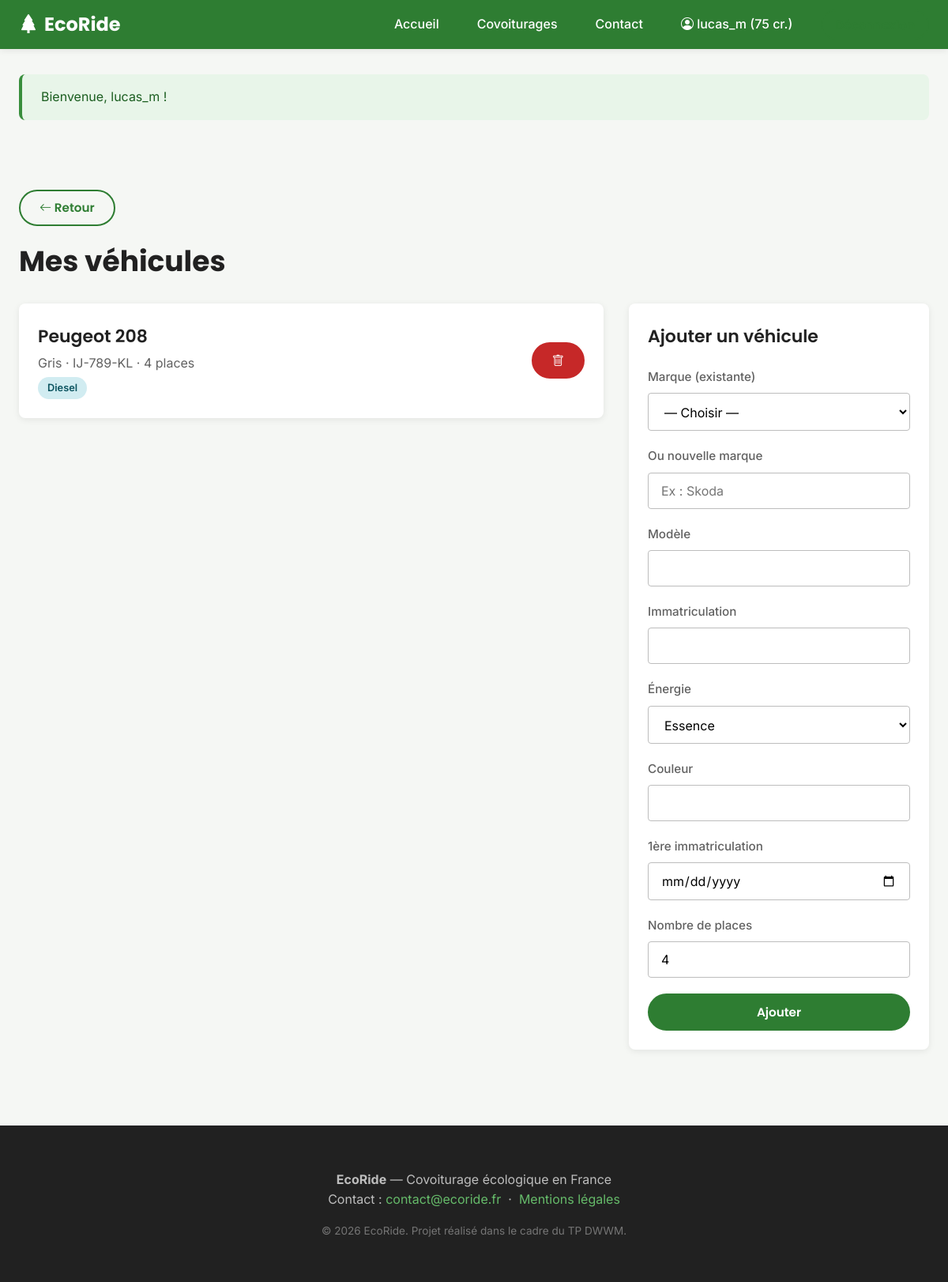
/mon-espace/vehicules (signed in), run on the app's committed database.
### tables this page shows
CREATE TABLE voiture (
    voiture_id                       INT AUTO_INCREMENT PRIMARY KEY,
    utilisateur_id                   INT NOT NULL,
    marque_id                        INT NOT NULL,
    modele                           VARCHAR(50) NOT NULL,
    immatriculation                  VARCHAR(15) NOT NULL UNIQUE,
    energie                          ENUM('essence','diesel','electrique','hybride','gpl') NOT NULL,
    couleur                          VARCHAR(30),
    date_premiere_immatriculation    DATE,
    nb_places                        TINYINT NOT NULL DEFAULT 4,
    FOREIGN KEY (utilisateur_id) REFERENCES utilisateur(utilisateur_id) ON DELETE CASCADE,
    FOREIGN KEY (marque_id)      REFERENCES marque(marque_id),
    INDEX idx_energie (energie)
);

CREATE TABLE marque (
    marque_id      INT AUTO_INCREMENT PRIMARY KEY,
    libelle        VARCHAR(50) NOT NULL UNIQUE
);

### src/controllers/UserController.php (called while the page is built, shortened)
<?php
final class UserController extends Controller
{
    public function vehicules(): void
    {
        $voitures = Voiture::findByUser(Auth::id());
        $marques  = Marque::all();
        $this->view('user/vehicules', [
            'pageTitle' => 'Mes véhicules',
            'voitures'  => $voitures,
            'marques'   => $marques,
        ]);
    }
}

### public/index.php (called while the page is built, shortened)
<?php
$config = require __DIR__ . '/../config/config.php';
require __DIR__ . '/../src/Helpers/functions.php';
$router = new App\Core\Router();
$method = $_SERVER['REQUEST_METHOD'] ?? 'GET';
$uri    = $_SERVER['REQUEST_URI'] ?? '/';
try {
    $router->dispatch($method, $uri);
} catch (Throwable $e) {
    if ($config['app']['debug']) {
        echo '<pre style="padding:20px;background:#fee;color:#900;font-family:monospace">';
        echo 'Erreur : ' . htmlspecialchars($e->getMessage()) . "\n\n";
        echo $e->getTraceAsString();
        echo '</pre>';
    } else {
        http_response_code(500);
        require __DIR__ . '/../views/errors/500.php';
    }
}

### src/Core/Auth.php (called while the page is built, shortened)
<?php
final class Auth
{
    public static function id(): ?int
    {
        return $_SESSION['user']['id'] ?? null;
    }
}

### config/config.php (called while the page is built, shortened)
<?php
if (!function_exists('env')) {
    function env(string $key, mixed $default = null): mixed
    {
        $value = $_ENV[$key] ?? $_SERVER[$key] ?? getenv($key);
        return match (strtolower((string) $value)) {
            'true', '(true)'   => true,
            'false', '(false)' => false,
            'null', '(null)'   => null,
            'empty', '(empty)' => '',
            default            => $value,
        };
    }
}
return [
    'app' => [
        'name'   => env('APP_NAME', 'EcoRide'),
        'env'    => env('APP_ENV', 'production'),
        'url'    => env('APP_URL', 'http://localhost:8000'),
        'debug'  => (bool) env('APP_DEBUG', false),
        'secret' => env('APP_SECRET', ''),
    ],
    'db' => [
        'host'     => env('DB_HOST', 'localhost'),
        'port'     => (int) env('DB_PORT', 3306),
        'name'     => env('DB_NAME', 'ecoride'),
        'user'     => env('DB_USER', 'root'),
        'password' => env('DB_PASSWORD', ''),
        'charset'  => 'utf8mb4',
    ],
    'mongo' => [
        'uri' => env('MONGO_URI', 'mongodb://localhost:27017'),
        'db'  => env('MONGO_DB', 'ecoride_nosql'),
    ],
    'mail' => [
        'host'     => env('MAIL_HOST', 'smtp.gmail.com'),
        'port'     => (int) env('MAIL_PORT', 587),
        'username' => env('MAIL_USERNAME', ''),
        'password' => env('MAIL_PASSWORD', ''),
        'from'     => env('MAIL_FROM_ADDRESS', 'noreply@ecoride.local'),
        'from_name'=> env('MAIL_FROM_NAME', 'EcoRide'),
    ],
];

### src/Core/Database.php (called while the page is built, shortened)
<?php
final class Database
{
    private static ?PDO $instance = null;
    public static function getInstance(): PDO
    {
        if (self::$instance === null) {
            $config = require __DIR__ . '/../../config/config.php';
            $db = $config['db'];
            $dsn = sprintf(
                'mysql:host=%s;port=%d;dbname=%s;charset=%s',
                $db['host'],
                $db['port'],
                $db['name'],
                $db['charset'],
            );
            try {
                self::$instance = new PDO($dsn, $db['user'], $db['password'], [
                    PDO::ATTR_ERRMODE            => PDO::ERRMODE_EXCEPTION,
                    PDO::ATTR_DEFAULT_FETCH_MODE => PDO::FETCH_ASSOC,
                    PDO::ATTR_EMULATE_PREPARES   => false,
                ]);
            } catch (PDOException $e) {
                throw new RuntimeException(
                    'Connexion à la base relationnelle impossible : ' . $e->getMessage(),
                    (int) $e->getCode(),
                );
            }
        }
        return self::$instance;
    }
}

### src/models/Voiture.php (called while the page is built, shortened)
<?php
final class Voiture
{
    public static function findByUser(int $userId): array
    {
        $stmt = Database::getInstance()->prepare(
            'SELECT v.*, m.libelle AS marque_libelle
             FROM voiture v
             INNER JOIN marque m ON m.marque_id = v.marque_id
             WHERE v.utilisateur_id = :id
             ORDER BY v.voiture_id DESC'
        );
        $stmt->execute(['id' => $userId]);
        return $stmt->fetchAll();
    }
}

### src/Core/Security.php (called while the page is built, shortened)
<?php
final class Security
{
    public static function escape(?string $value): string
    {
        return htmlspecialchars($value ?? '', ENT_QUOTES | ENT_HTML5, 'UTF-8');
    }
}

### src/helpers/functions.php (called while the page is built, shortened)
<?php
if (!function_exists('e')) {
    function e(?string $value): string
    {
        return Security::escape($value);
    }
}

### views/user/vehicules.php (the view, shortened to what this page needs)
<div class="container">
    <a href="/mon-espace" class="btn btn-secondary" style="margin-bottom:1rem">
        <i class="bi bi-arrow-left"></i> Retour
    </a>
    <h1>Mes véhicules</h1>
    <div style="display:grid;grid-template-columns:1fr 380px;gap:2rem">
        <div>
            <?php if (empty($voitures)): ?>
                <div class="card">
                    <p>Vous n'avez encore ajouté aucun véhicule. Ajoutez-en un pour pouvoir proposer des trajets.</p>
                </div>
            <?php else: ?>
                <?php foreach ($voitures as $v): ?>
                    <div class="card" style="margin-bottom:1rem">
                        <div style="display:flex;justify-content:space-between;align-items:center;flex-wrap:wrap;gap:1rem">
                            <div>
                                <h3 style="margin:0"><?= e($v['marque_libelle']) ?> <?= e($v['modele']) ?></h3>
                                <p style="margin:0.25rem 0;color:var(--color-text-muted)">
                                    <?= e($v['couleur']) ?> · <?= e($v['immatriculation']) ?> · <?= e($v['nb_places']) ?> places
                                </p>
                                <?php if ($v['energie'] === 'electrique'): ?>
                                    <span class="badge badge-eco">Électrique</span>
                                <?php else: ?>
                                    <span class="badge badge-info"><?= e(ucfirst($v['energie'])) ?></span>
                                <?php endif; ?>
                            </div>
                            <form method="post" action="/mon-espace/vehicules/<?= $v['voiture_id'] ?>/supprimer">
                                <button class="btn btn-danger" data-confirm="Supprimer ce véhicule ?">
                                    <i class="bi bi-trash"></i>
                                </button>
                            </form>
                        </div>
                    </div>
                <?php endforeach; ?>
            <?php endif; ?>
        </div>
        <aside class="card" style="height:fit-content">
            <h3 style="margin-top:0">Ajouter un véhicule</h3>
            <form method="post" action="/mon-espace/vehicules">
                <div class="form-group">
                    <label class="form-label">Marque (existante)</label>
                    <select name="marque_id" class="form-control">
                        <option value="">— Choisir —</option>
                    </select>
                </div>
                <div class="form-group">
                    <label class="form-label">Ou nouvelle marque</label>
                    <input type="text" name="marque_nouvelle" class="form-control" placeholder="Ex : Skoda">
                </div>
                <div class="form-group">
                    <label class="form-label">Modèle</label>
                    <input type="text" name="modele" class="form-control" required>
                </div>
                <div class="form-group">
                    <label class="form-label">Immatriculation</label>
                    <input type="text" name="immatriculation" class="form-control" required maxlength="15" style="text-transform:uppercase">
                </div>
                <div class="form-group">
                    <label class="form-label">Énergie</label>
                    <select name="energie" class="form-control" required>
                        <option value="essence">Essence</option>
                    </select>
                </div>
                <div class="form-group">
                    <label class="form-label">Couleur</label>
                    <input type="text" name="couleur" class="form-control">
                </div>
                <div class="form-group">
                    <label class="form-label">1ère immatriculation</label>
                    <input type="date" name="date_premiere_immatriculation" class="form-control">
                </div>
                <div class="form-group">
                    <label class="form-label">Nombre de places</label>
                    <input type="number" name="nb_places" class="form-control" min="1" max="9" value="4" required>
                </div>
                <button type="submit" class="btn btn-primary btn-block">Ajouter</button>
            </form>
        </aside>
    </div>
</div>

### src/Core/Router.php (shortened to what this page needs)
<?php
final class Router
{
    private array $routes = [
        'GET'    => [],
        'POST'   => [],
        'PUT'    => [],
        'DELETE' => [],
    ];
    private function add(string $method, string $path, callable|array $handler): void
    {
        $this->routes[$method][$path] = $handler;
    }
    public function dispatch(string $method, string $uri): void
    {
        $uri = parse_url($uri, PHP_URL_PATH) ?: '/';
        $uri = rtrim($uri, '/') ?: '/';
        foreach ($this->routes[$method] ?? [] as $path => $handler) {
            $pattern = preg_replace('#\{([a-zA-Z_]+)\}#', '(?P<$1>[^/]+)', $path);
            $pattern = '#^' . $pattern . '$#';
            if (preg_match($pattern, $uri, $matches)) {
                $params = array_filter($matches, 'is_string', ARRAY_FILTER_USE_KEY);
                $this->call($handler, $params);
                return;
            }
        }
    }
    private function call(callable|array $handler, array $params): void
    {
        if (is_array($handler) && count($handler) === 2) {
            [$class, $method] = $handler;
            $instance = new $class();
            $instance->$method(...array_values($params));
            return;
        }
    }
}

### public/css/app.css (style rules this page uses)
:root { --color-primary: #2E7D32; --color-primary-light: #66BB6A; --color-primary-dark: #1B5E20; --color-secondary: #0288D1; --color-accent: #F9A825; --color-bg: #F5F7F4; --color-bg-card: #FFFFFF; --color-text: #212121; --color-text-muted: #616161; --color-border: #E0E0E0; --color-error: #C62828; --color-success: #388E3C; --radius-sm: 4px; --radius-md: 8px; --radius-lg: 24px; --shadow-card: 0 2px 8px rgba(0, 0, 0, 0.08); --shadow-hover: 0 4px 16px rgba(0, 0, 0, 0.12); --font-title: 'Poppins', system-ui, -apple-system, sans-serif; --font-body: 'Inter', system-ui, -apple-system, sans-serif; }
* { box-sizing: border-box; }
html, body { margin: 0; padding: 0; font-family: var(--font-body); color: var(--color-text); background: var(--color-bg); line-height: 1.6; font-size: 16px; }
h1, h2, h3, h4, h5, h6 { font-family: var(--font-title); color: var(--color-text); margin-top: 0; }
h1 { font-size: 2.25rem; font-weight: 700; }
h3 { font-size: 1.375rem; font-weight: 600; }
a { color: var(--color-primary); text-decoration: none; transition: color 0.2s; }
.container { max-width: 1200px; margin: 0 auto; padding: 2rem 1.5rem; }
.card { background: var(--color-bg-card); border-radius: var(--radius-md); box-shadow: var(--shadow-card); padding: 1.5rem; transition: box-shadow 0.2s; }
.btn { display: inline-block; font-family: var(--font-title); font-weight: 600; font-size: 0.95rem; padding: 0.65rem 1.5rem; border: 2px solid transparent; border-radius: var(--radius-lg); cursor: pointer; transition: all 0.2s; text-decoration: none; line-height: 1.4; }
.btn-primary { background: var(--color-primary); color: white; border-color: var(--color-primary); }
.btn-secondary { background: transparent; color: var(--color-primary); border-color: var(--color-primary); }
.btn-danger { background: var(--color-error); color: white; border-color: var(--color-error); }
.btn-block { display: block; width: 100%; text-align: center; }
.form-group { margin-bottom: 1.25rem; }
.form-label { display: block; margin-bottom: 0.5rem; color: var(--color-text-muted); font-weight: 500; font-size: 0.95rem; }
.form-control { width: 100%; padding: 0.75rem 1rem; font-size: 1rem; font-family: var(--font-body); border: 1px solid #BDBDBD; border-radius: var(--radius-sm); background: white; transition: border-color 0.2s, box-shadow 0.2s; }
.badge { display: inline-block; padding: 0.25rem 0.75rem; border-radius: var(--radius-lg); font-size: 0.8rem; font-weight: 600; }
.badge-info { background: #D1ECF1; color: #0C5460; }

### data on the page
voiture: marque.libelle "Peugeot", modele "208", couleur "Gris", immatriculation "IJ-789-KL", nb_places "4", energie "Diesel"
